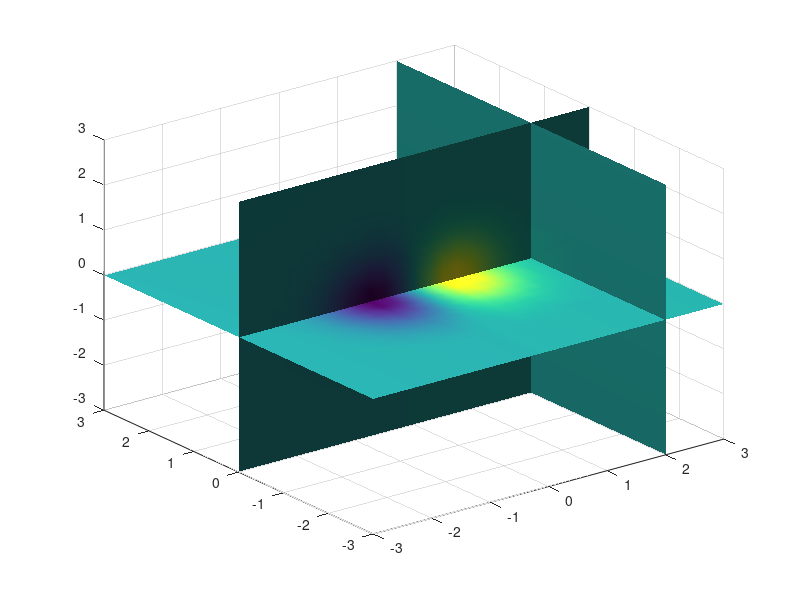
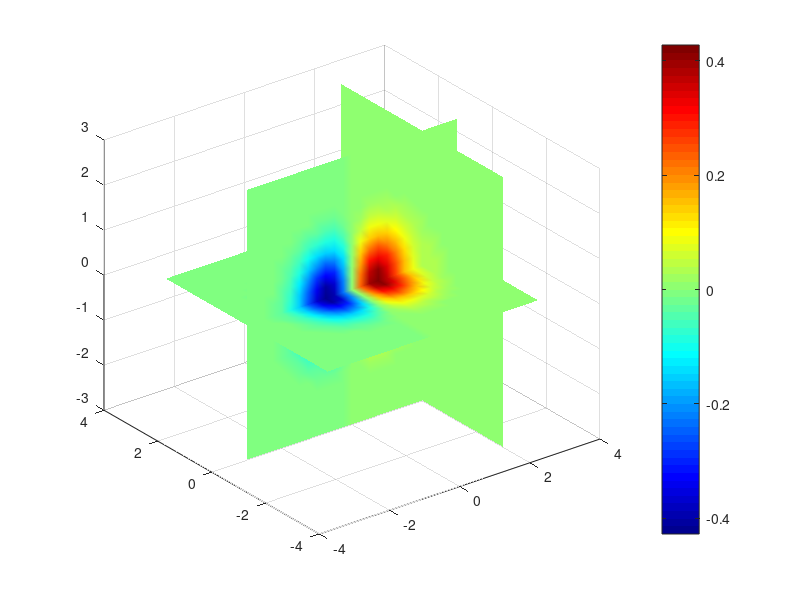
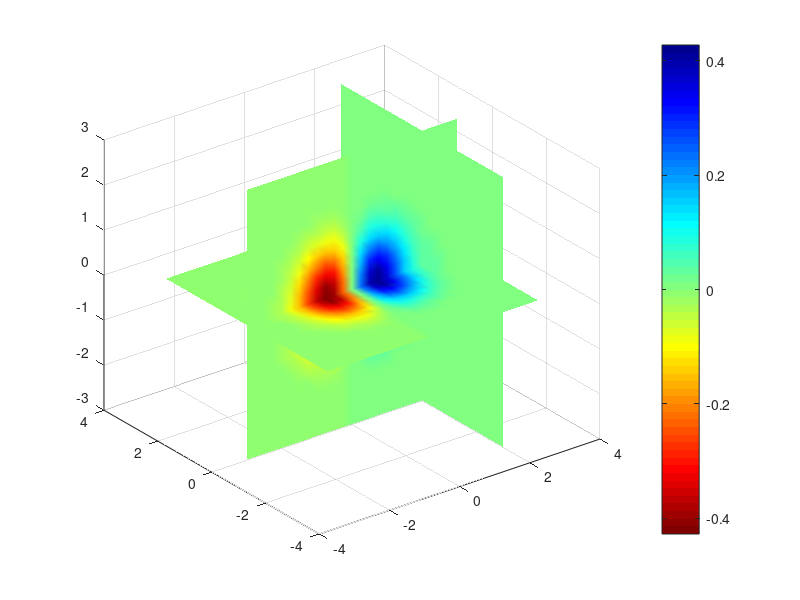
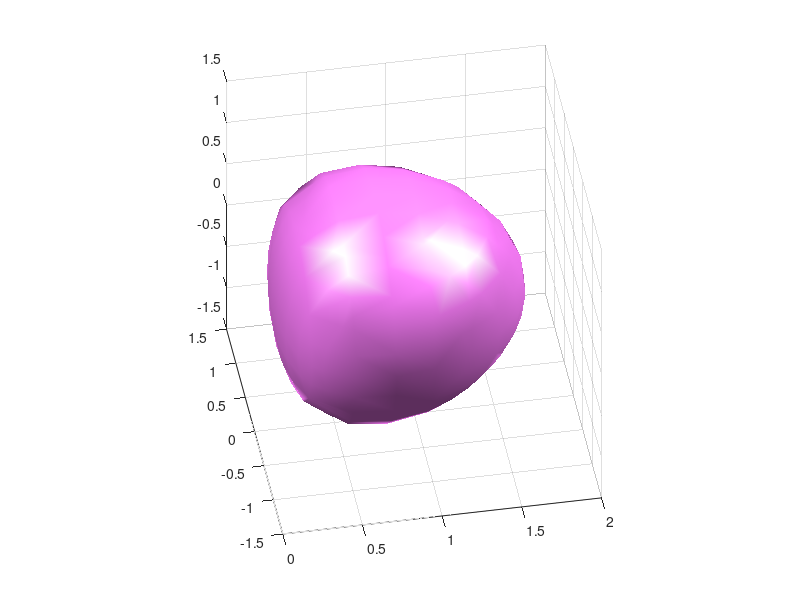

Recreate these plots in MATLAB, in order.
%
% Several visualizations of a scalar 3D field
% A dataset representing the speed profile of a 
% submerged jet within an infinite tank.
% This dataset is part of Matlab
%

%[x,y,z,v] = flow % Not octave
clear 
close all
clc

[x, y, z] = meshgrid(-3:0.25:3);
v = x.*exp(-x.^2 - y.^2 - z.^2);

%[x, y, z] = meshgrid (linspace (-8, 8, 32));
%v = sin (sqrt (x.^2 + y.^2 + z.^2)) ./ (sqrt (x.^2 + y.^2 + z.^2));

figure,
slice (x, y, z, v, [], 0, []);


% Visualization as slices
figure
clf(figure(1))
xslice = 2;
yslice = 0;
zslice = 0;
slice(x,y,z,v,xslice,yslice,zslice);
view(3);
axis on;
grid on;
light;
lighting gouraud;
camlight('left');
shading interp;

% Same visualization with a different Color Map
figure
clf(figure(2))
slice(x,y,z,v,xslice,yslice,zslice);
view(3);
axis([-4 4 -4 4 -3 3]);
grid on;
%colormap(jet(128));
colormap jet
colorbar;
shading interp;

% A New Color Map
figure
clf(figure(3))
slice(x,y,z,v,xslice,yslice,zslice);
view(3);
axis([-4 4 -4 4 -3 3]);
grid on;
%colormap(flipud(jet(128)));
colormap(flipud(jet))
colorbar;
shading interp;

%% Isocontours
%figure(4);
%clf(figure(4))
%xslice = (1:3:9);
%yslice = 0;
%zslice = 0;
%isovalues = (-3.0:0.25:3.0);
%%isovalues = (-0.5:0.05:0.5);
%s = contourslice(x,y,z,v,xslice,yslice,zslice,isovalues);
%set(s,'linewidth',2.0)
%view([-10 40]);
%axis on;
%grid on;
%colorbar;

% A single isosurface
isovalue = 0.1;
purple = [1.0 0.5 1.0];
figure,
clf(figure(5))
[f, vert] = isosurface (x, y, z, v, isovalue);
%p = patch(isosurface(x,y,z,v,isovalue));
p = patch ("Faces", f, "Vertices", vert, "EdgeColor", "none");
pbaspect ([1 1 1]);
isonormals(x,y,z,v,p)
set(p,'FaceColor',purple,'EdgeColor','none');
view([-10 40]);
axis on;
grid on;
light;
lighting gouraud;
camlight('left');

% Two isosurface
% First isosurface
isovalue = .05;
colors = v;
figure(6)
clf(figure(6))
[faces,verts,fcolors] = isosurface(x,y,z,v,isovalue,colors);
p = patch('Vertices',verts,'Faces',faces,'FaceVertexCData',fcolors, ...
'FaceColor','interp','EdgeColor','none');
isonormals(x,y,z,v,p);

% Second isosurface
isovalue2 = 0;
[faces,verts,fcolors] = isosurface(x,y,z,v,isovalue2,colors);
p2 = patch('Vertices',verts,'Faces',faces,'FaceVertexCData',fcolors, ...
'FaceColor','interp','EdgeColor','none');
isonormals(x,y,z,v,p2);
view([-10 40]);
axis on;
grid on;
colormap jet;
light;
lighting gouraud;
camlight('left');

%%%%%%%%%%%%%%%%%%%%%%%%%%%%%%%%%%%%%%%%

[x, y, z] = meshgrid (1:5, 1:5, 1:5);
v = rand (5, 5, 5);
figure(7)
isosurface (x, y, z, v, .5);

N = 50;    % Increase number of vertices in each direction
iso = .2;  % Change isovalue to .1 to display a sphere
lin = linspace (0, 2, N);
[x, y, z] = meshgrid (lin, lin, lin);
v = abs ((x-.5).^2 + (y-.5).^2 + (z-.5).^2);


 figure,
view (-38, 20);
[f, vert] = isosurface (x, y, z, v, iso);
p = patch ("Faces", f, "Vertices", vert, "EdgeColor", "none");
pbaspect ([1 1 1]);
isonormals (x, y, z, v, p)
set (p, "FaceColor", "green", "FaceLighting", "gouraud");
light ("Position", [1 1 5]);

figure,
 view (-38, 20);
p = patch ("Faces", f, "Vertices", vert, "EdgeColor", "blue");
pbaspect ([1 1 1]);
isonormals (x, y, z, v, p)
set (p, "FaceColor", "none", "EdgeLighting", "gouraud");
light ("Position", [1 1 5]);

figure,
view (-38, 20);
[f, vert, c] = isosurface (x, y, z, v, iso, y);
p = patch ("Faces", f, "Vertices", vert, "FaceVertexCData", c, ...
           "FaceColor", "interp", "EdgeColor", "none");
pbaspect ([1 1 1]);
isonormals (x, y, z, v, p)
set (p, "FaceLighting", "gouraud");
light ("Position", [1 1 5]);

figure,
view (-38, 20);
p = patch ("Faces", f, "Vertices", vert, "FaceVertexCData", c, ...
           "FaceColor", "interp", "EdgeColor", "blue");
pbaspect ([1 1 1]);
isonormals (x, y, z, v, p)
set (p, "FaceLighting", "gouraud");
light ("Position", [1 1 5]);
